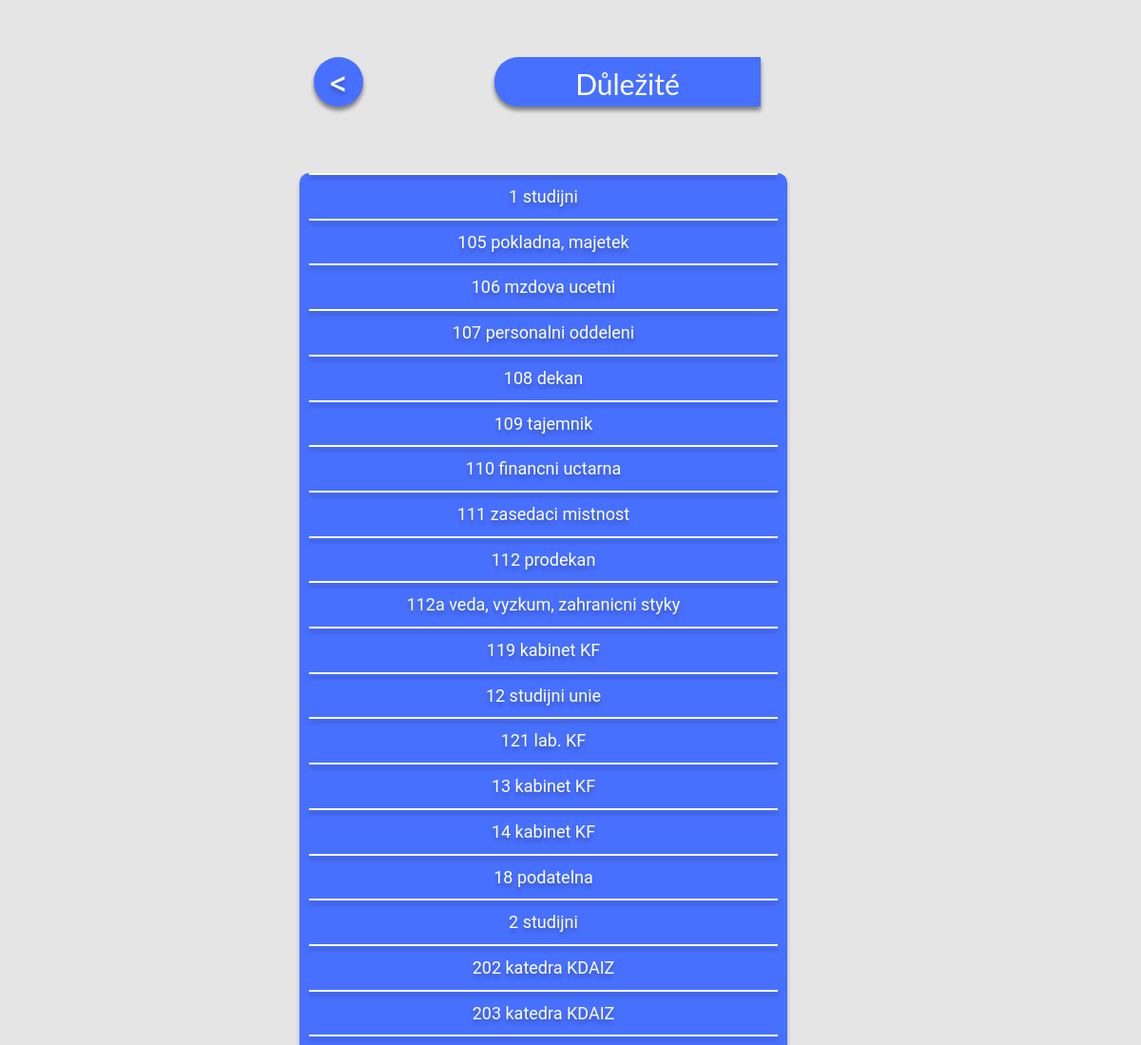
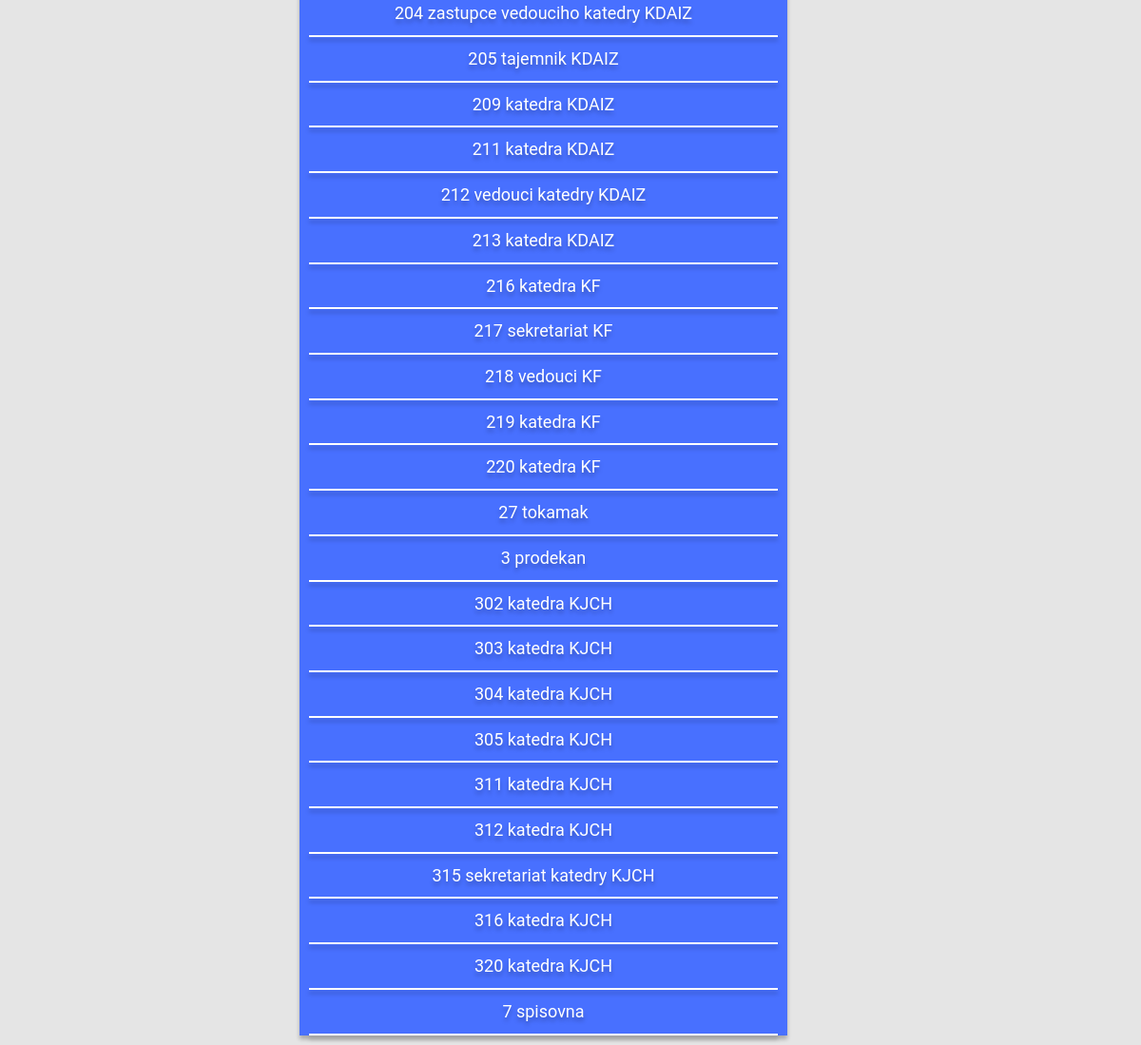
The app's page /important/ with its own data (2 pictures, top to bottom).
### develop/models.py (models this page shows, shortened)
class Room(models.Model):
    floor = models.ForeignKey(
        Floor,
        on_delete=models.PROTECT,
        verbose_name=('floor'),
        related_name='room_on_floor'
    )
    room_type = models.ManyToManyField(Room_type)
    name = models.TextField()
    description = models.TextField()
    area = models.TextField(default='')
    image = models.ImageField(upload_to='develop/db_images',  default='brehova/4. patro/401.jpg')
    class Meta:
        ordering=('name',)

### develop/views.py (the view)
# urls.py: path('important/', allviews.important_view, name='important'),
def important_view(request, *args, **kwargs):
    queryset = Room.objects.filter(room_type__id = 4)
    context = {
        "rooms": queryset
    }
    return render(request, "develop/important.html", context)

### develop/templates/develop/important.html (shortened to what this page needs)
{% load static %}
<!DOCTYPE html>
<html>
<head>
    <link rel="stylesheet" href="https://maxcdn.bootstrapcdn.com/bootstrap/3.4.1/css/bootstrap.min.css">
    <link rel="stylesheet" type="text/css" href="/static/develop/css/styles.css">
    <link rel="stylesheet" href="{% static '/develop/css/styles.css' %}">
</head>
<body>
    <div class="col-md-6 col-sm-6 col-xs-12 col-sm-offset-3 col-md-offset-3">
        <div class="row top-buffer_extendededed">
            <div class="col-md-12 col-sm-12 col-xs-12">
                <div class="col-md-4 col-sm-4 col-xs-4">
                    <button onclick="back()" type="button" class="btn btn-menu btn-square-md" onclick="openNav()"><</button>
                </div>
                <div class="col-md-8 col-sm-8 col-xs-8">
                    <button type="button" class="btn btn-category btn-square-md">Důležité</button>
                </div>
            </div>
        </div>
        <div class="row top-buffer_extendededed">
            <div class="col-md-12 col-sm-12 col-xs-12">
                <div class="list">
                    <hr class="solid">
                    {% for room in rooms %}
                        <p>
                            <a href="{% url 'room_detail' room.id %}">{{room.name}}</a>
                        </p>
                        <hr class="solid">
                    {% endfor %}
                </div>
            </div>
        </div>
    </div>
</body>
</html>

### develop/static/develop/css/styles.css (style rules this page uses)
p { font-family: 'Roboto'; font-style: normal; font-weight: 400; font-size: 25px; text-align: center; color: #FFFFFF; text-shadow: 0px 4px 4px rgba(0, 0, 0, 0.25); }
.list { width: 90%; height: 100%; background: #4870FF; box-shadow: 0px 4px 4px rgba(0, 0, 0, 0.25); border-radius: 10px 10px 0px 0px; }
body { margin: 0; font-family: "Lato", sans-serif; min-height: 667px; background: #E5E5E5; }
a { color: #FFFFFF; }
p { font-size: large; }
.top-buffer_extendededed { margin-top: 60px; }
.btn-menu { font-family: 'Roboto'; font-style: normal; font-weight: 400; font-size: 36px; line-height: 42px; width: 52px; height: 52px; color: white !important; background: #4870FF !important; text-shadow: 0px 4px 4px rgba(0, 0, 0, 0.25); box-shadow: 0px 4px 4px rgba(0, 0, 0, 0.25), 0px 4px 4px rgba(0, 0, 0, 0.25); border-radius: 40px !important; }
.btn-category { width: 280px !important; height: 52px !important; font-size: 30px !important; color: white !important; background: #4870FF; box-shadow: 0px 4px 4px rgba(0, 0, 0, 0.25), 0px 4px 4px rgba(0, 0, 0, 0.25); border-radius: 25px 0px 0px 25px !important; }
hr.solid { border-top: 3px solid #bbb; border-bottom: 3px solid #bbb; margin: 10px; border: 1px solid #FFFFFF; box-shadow: 0px 4px 4px rgba(0, 0, 0, 0.25); }

### records on screen
Room: name "1 studijni"
Room: name "105 pokladna, majetek"
Room: name "106 mzdova ucetni"
Room: name "107 personalni oddeleni"
Room: name "108 dekan"
Room: name "109 tajemnik"
Room: name "110 financni uctarna"
Room: name "111 zasedaci mistnost"
Room: name "112 prodekan"
Room: name "112a veda, vyzkum, zahranicni styky"
Room: name "119 kabinet KF"
Room: name "12 studijni unie"
Room: name "121 lab. KF"
Room: name "13 kabinet KF"
Room: name "14 kabinet KF"
Room: name "18 podatelna"
Room: name "2 studijni"
Room: name "202 katedra KDAIZ"
Room: name "203 katedra KDAIZ"
Room: name "204 zastupce vedouciho katedry KDAIZ"
Room: name "205 tajemnik KDAIZ"
Room: name "209 katedra KDAIZ"
Room: name "211 katedra KDAIZ"
Room: name "212 vedouci katedry KDAIZ"
Room: name "213 katedra KDAIZ"
Room: name "216 katedra KF"
Room: name "217 sekretariat KF"
Room: name "218 vedouci KF"
Room: name "219 katedra KF"
Room: name "220 katedra KF"
Room: name "27 tokamak"
Room: name "3 prodekan"
Room: name "302 katedra KJCH"
Room: name "303 katedra KJCH"
Room: name "304 katedra KJCH"
Room: name "305 katedra KJCH"
Room: name "311 katedra KJCH"
Room: name "312 katedra KJCH"
Room: name "315 sekretariat katedry KJCH"
Room: name "316 katedra KJCH"
Room: name "320 katedra KJCH"
Room: name "7 spisovna"
